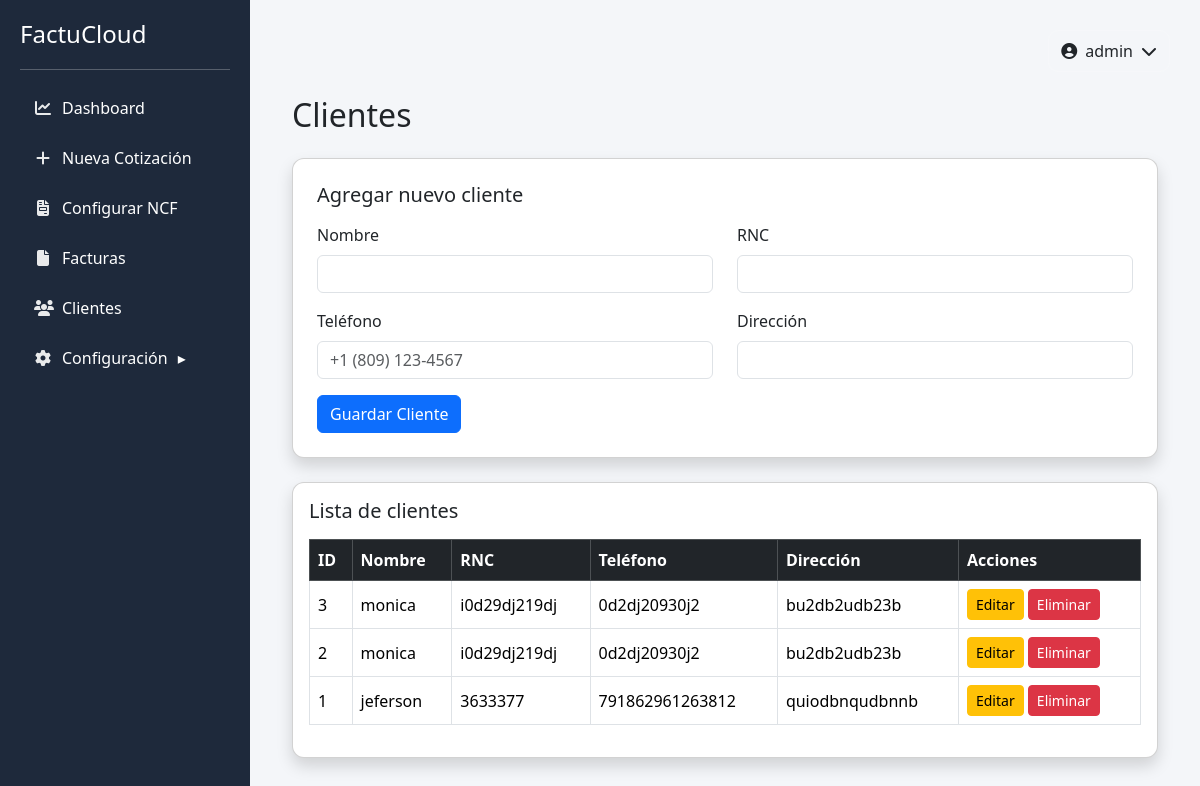
Before: /clientes (signed in) with the older database file.
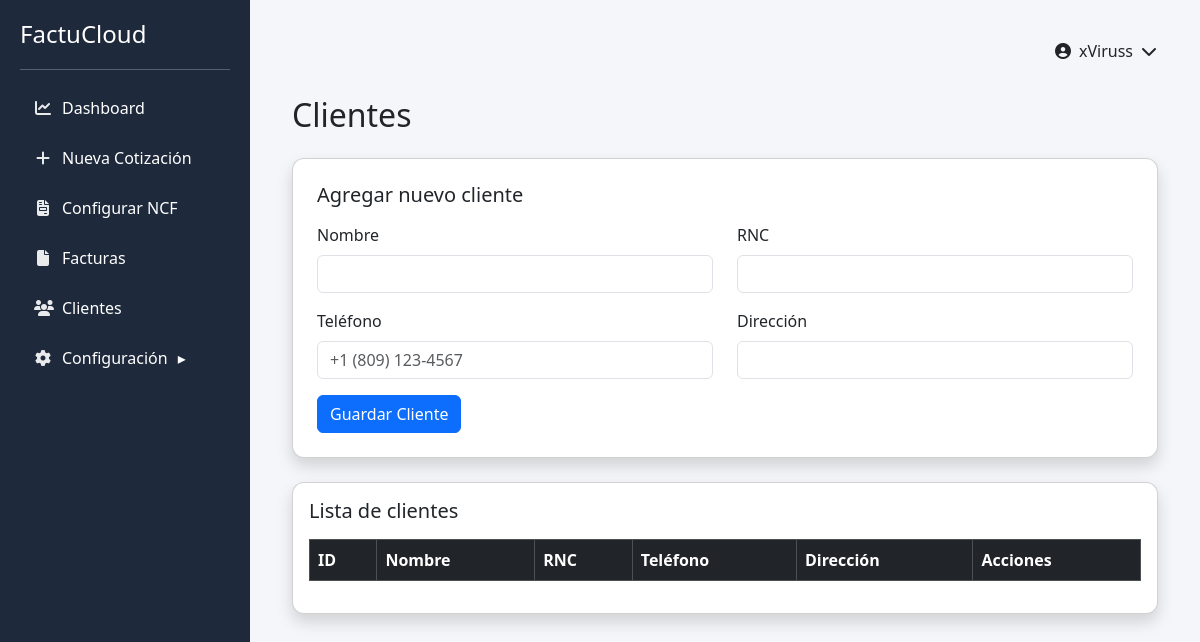
After: the same page with the newer database file.
### tables this page shows
CREATE TABLE clientes (
    id INTEGER PRIMARY KEY AUTOINCREMENT,
    nombre TEXT,
    rnc TEXT,
    telefono TEXT,
    direccion TEXT
);

### app.py (the view, shortened to what this page needs)
@app.route("/clientes", methods=["GET","POST"])
def clientes():
    if "usuario" not in session:
        return redirect(url_for("login"))
    conn = get_db()
    buscar = request.args.get("buscar")
    if buscar:
        clientes = conn.execute("""
        SELECT * FROM clientes
        WHERE nombre LIKE ?
        ORDER BY id DESC
        """, ("%" + buscar + "%",)).fetchall()
    else:
        clientes = conn.execute("SELECT * FROM clientes ORDER BY id DESC").fetchall()
    conn.close()
    return render_template("clientes.html", clientes=clientes)

### app.py (called while the page is built)
def get_db():
    conn = sqlite3.connect("database.db")
    conn.row_factory = sqlite3.Row
    return conn

@app.context_processor
def inject_user():
    return dict(usuario=session.get("usuario"))

### templates/clientes.html
{% extends "base.html" %}
{% block content %}
<div class="container mt-4">
<h2 class="mb-4">Clientes</h2>
<div class="card shadow p-4 mb-4">
<h5 class="mb-3">Agregar nuevo cliente</h5>
<form method="POST">
<div class="row">
<div class="col-md-6 mb-3">
<label class="form-label">Nombre</label>
<input type="text" name="nombre" class="form-control" required>
</div>
<div class="col-md-6 mb-3">
<label class="form-label">RNC</label>
<input type="text" name="rnc" class="form-control">
</div>
<div class="col-md-6 mb-3">
<label class="form-label">Teléfono</label>
<input type="tel"
       name="telefono"
       class="form-control"
       placeholder="+1 (809) 123-4567"
       inputmode="numeric"
       oninput="this.value = this.value.replace(/[^0-9+\-\s()]/g, '')">
</div>
<div class="col-md-6 mb-3">
<label class="form-label">Dirección</label>
<input type="text" name="direccion" class="form-control">
</div>
</div>
<button class="btn btn-primary">Guardar Cliente</button>
</form>
</div>
<div class="card shadow p-3">
<h5 class="mb-3">Lista de clientes</h5>
<div class="table-responsive">
<table class="table table-bordered table-hover align-middle">
<thead class="table-dark">
<tr>
<th>ID</th>
<th>Nombre</th>
<th>RNC</th>
<th>Teléfono</th>
<th>Dirección</th>
<th>Acciones</th>
</tr>
</thead>
<tbody>
{% for c in clientes %}
<tr>
<td>{{ c["id"] }}</td>
<td>{{ c["nombre"] }}</td>
<td>{{ c["rnc"] }}</td>
<td>{{ c["telefono"] }}</td>
<td>{{ c["direccion"] }}</td>
<td>
    <a
    href="{{ url_for('editar_cliente',
        id=c['id']) }}"
        class="btn btn-warning btn-sm">
        Editar
    </a>
    <form
        action="{{ url_for('eliminar_cliente',
        id=c['id']) }}"
        method="POST"
        style="display:inline;">
        <button class= "btn btn-danger btn-sm"
        onclick="return confirm('¿Eliminar cliente?')">
    Eliminar
</button>
    </form>
</td>
</tr>
{% endfor %}
</tbody>
</table>
</div>
</div>
</div>
{% endblock %}

### templates/base.html (shortened to what this page needs)
<!DOCTYPE html>
<html lang="es">
<head>
<link href="https://cdn.jsdelivr.net/npm/bootstrap@5.3.2/dist/css/bootstrap.min.css" rel="stylesheet">
<link rel="stylesheet" href="https://cdnjs.cloudflare.com/ajax/libs/font-awesome/6.5.0/css/all.min.css">
</head>
<body>
<div class="container-fluid">
<div class="row">
<div class="sidebar">
<div class="logo">
<h4>FactuCloud</h4>
</div>
<hr>
<a href="/"><i class="fa fa-chart-line"></i> Dashboard</a>
<a href="/nueva"><i class="fa fa-plus"></i> Nueva Cotización</a>
<a href="/configurar_ncf"><i class="fa fa-file-invoice"></i> Configurar NCF</a>
<a href="/facturas"><i class="fa fa-file"></i> Facturas</a>
<a href="/clientes"><i class="fa fa-users"></i> Clientes</a>
<a href="javascript:void(0)" onclick="toggleMenu()">
<i class="fa fa-gear"></i> Configuración <span id="arrow">▸</span>
</a>
</div>
<div class="content">
  <div class="topbar">
    <div class="profile-dropdown">
      <button class="profile-btn" onclick="toggleProfileMenu(event)">
        <i class="fa fa-user-circle"></i>
        <span>{{ usuario if usuario else "Usuario" }}</span>
        <i class="fa fa-chevron-down"></i>
      </button>
    </div>
  </div>
  {% block content %}{% endblock %}
</div>
</div>
</div>
</body>
</html>

### templates/base.html (style rules this page uses)
body { background-color:#f4f6f9; }
.sidebar { position:fixed; left: 0; top: 0; width: 250px; height:100vh; background-color:#1e293b; color:white; padding:20px; }
.sidebar h4 { margin-bottom:20px; }
.sidebar a { color:white; text-decoration:none; display:flex; align-items:center; gap:10px; width:100%; margin-bottom:6px; padding:10px 14px; border-radius:8px; transition:0.25s ease; }
.sidebar a i { width:18px; text-align:center; opacity:0.9; }
.content { margin-left: 250px; padding:30px; width: calc(100% - 250px); }
.card { border-radius:12px; }
.topbar { display:flex; justify-content:flex-end; margin-bottom:20px; }
.profile-dropdown { position:relative; }
.profile-btn { display:flex; align-items:center; gap:8px; background:rgba(255,255,255,0.08); border:1px solid rgba(255,255,255,0.1); color:inherit; padding:8px 12px; border-radius:10px; cursor:pointer; transition:0.2s; }

Changed rows visible on the page:
removed clientes: id "3", nombre "monica", rnc "i0d29dj219dj", telefono "0d2dj20930j2", direccion "bu2db2udb23b"
removed clientes: id "2", nombre "monica", rnc "i0d29dj219dj", telefono "0d2dj20930j2", direccion "bu2db2udb23b"
removed clientes: id "1", nombre "jeferson", rnc "3633377", telefono "791862961263812", direccion "quiodbnqudbnnb"
Other visible differences:
{{ usuario if usuario else "Usuario" }}: "admin" → "xViruss"
